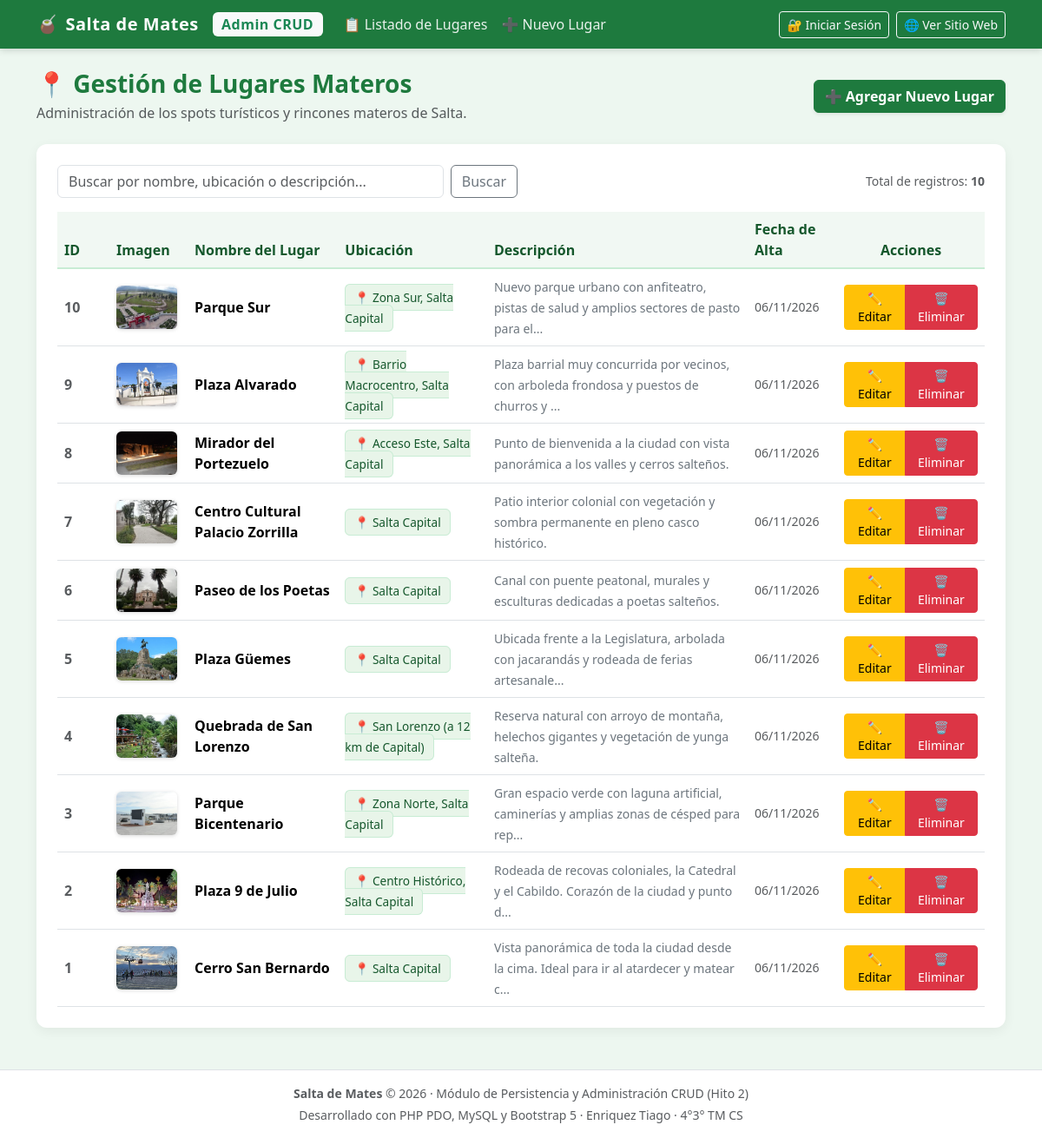
The app's page /admin/index.php with its own data.
### tables this page shows
CREATE TABLE IF NOT EXISTS `lugares` (
  `id` INT AUTO_INCREMENT PRIMARY KEY,
  `usuario_id` INT NULL,
  `nombre` VARCHAR(150) NOT NULL,
  `ubicacion` VARCHAR(200) NOT NULL,
  `descripcion` TEXT NOT NULL,
  `historia` TEXT NULL,
  `imagen` VARCHAR(255) DEFAULT 'cerro.jpg',
  `creado_en` TIMESTAMP DEFAULT CURRENT_TIMESTAMP,
  CONSTRAINT `fk_lugares_usuarios` 
    FOREIGN KEY (`usuario_id`) REFERENCES `usuarios` (`id`) 
    ON DELETE SET NULL ON UPDATE CASCADE
);

### admin/index.php (the view, shortened to what this page needs)
<?php
require_once '../config/conexion.php';
$busqueda = trim($_GET['q'] ?? '');
if (!empty($busqueda)) {
    $stmt = $pdo->prepare("SELECT * FROM lugares WHERE nombre LIKE :q OR ubicacion LIKE :q OR descripcion LIKE :q ORDER BY id DESC");
    $stmt->execute([':q' => "%" . $busqueda . "%"]);
} else {
    $stmt = $pdo->query("SELECT * FROM lugares ORDER BY id DESC");
}
$lugares = $stmt->fetchAll();
$total_registros = count($lugares);
require_once 'header.php';
?>
<div class="container">
    <div class="d-flex flex-column flex-md-row justify-content-between align-items-md-center gap-3 mb-4">
        <div>
            <h1 class="h3 fw-bold mb-1" style="color: var(--verde-primario);">📍 Gestión de Lugares Materos</h1>
            <p class="text-muted mb-0">Administración de los spots turísticos y rincones materos de Salta.</p>
        </div>
        <div class="d-flex gap-2">
            <a href="crear.php" class="btn btn-verde d-inline-flex align-items-center gap-1 shadow-sm">
                <span>➕</span> Agregar Nuevo Lugar
            </a>
        </div>
    </div>
    <div class="card card-custom p-3 p-md-4 mb-4">
        <div class="row align-items-center mb-3 g-2">
            <div class="col-12 col-md-6">
                <form method="GET" action="index.php" class="d-flex gap-2">
                    <input
                        type="text"
                        name="q"
                        class="form-control"
                        placeholder="Buscar por nombre, ubicación o descripción..."
                        value="<?= htmlspecialchars($busqueda, ENT_QUOTES, 'UTF-8') ?>"
                    >
                    <button type="submit" class="btn btn-outline-secondary">Buscar</button>
                </form>
            </div>
            <div class="col-12 col-md-6 text-md-end text-muted small">
                Total de registros: <strong><?= $total_registros ?></strong>
            </div>
        </div>
        <div class="table-responsive">
            <table class="table table-hover align-middle mb-0">
                <thead>
                    <tr>
                        <th style="width: 60px;">ID</th>
                        <th style="width: 90px;">Imagen</th>
                        <th>Nombre del Lugar</th>
                        <th>Ubicación</th>
                        <th>Descripción</th>
                        <th>Fecha de Alta</th>
                        <th class="text-center" style="width: 170px;">Acciones</th>
                    </tr>
                </thead>
                <tbody>
                    <?php if (empty($lugares)): ?>
                        <tr>
                            <td colspan="7" class="text-center py-4 text-muted">
                                <em>No se encontraron registros de lugares en la base de datos.</em>
                                <br>
                                <a href="crear.php" class="btn btn-sm btn-verde mt-2">Agregar el primer lugar</a>
                            </td>
                        </tr>
                    <?php else: ?>
                        <?php foreach ($lugares as $item): ?>
                            <?php
                                $img_archivo = !empty($item['imagen']) ? $item['imagen'] : 'cerro.jpg';
                                $img_src = (strpos($img_archivo, 'http') === 0) ? $img_archivo : '../img/' . $img_archivo;
                            ?>
                            <tr>
                                <td class="fw-bold text-muted"><?= htmlspecialchars($item['id'], ENT_QUOTES, 'UTF-8') ?></td>
                                <td>
                                    <img
                                        src="<?= htmlspecialchars($img_src, ENT_QUOTES, 'UTF-8') ?>"
                                        alt="<?= htmlspecialchars($item['nombre'], ENT_QUOTES, 'UTF-8') ?>"
                                        class="img-thumb-preview"
                                        onerror="this.src='../img/cerro.jpg';"
                                    >
                                </td>
                                <td>
                                    <strong><?= htmlspecialchars($item['nombre'], ENT_QUOTES, 'UTF-8') ?></strong>
                                </td>
                                <td>
                                    <span class="badge-lugar">
                                        📍 <?= htmlspecialchars($item['ubicacion'], ENT_QUOTES, 'UTF-8') ?>
                                    </span>
                                </td>
                                <td>
                                    <small class="text-secondary">
                                        <?= htmlspecialchars(mb_strimwidth($item['descripcion'], 0, 90, '...'), ENT_QUOTES, 'UTF-8') ?>
                                    </small>
                                </td>
                                <td class="text-muted small">
                                    <?= htmlspecialchars(date('d/m/Y', strtotime($item['creado_en'] ?? 'now')), ENT_QUOTES, 'UTF-8') ?>
                                </td>
                                <td class="text-center">
                                    <div class="btn-group btn-group-sm" role="group">
                                        <a
                                            href="editar.php?id=<?= htmlspecialchars($item['id'], ENT_QUOTES, 'UTF-8') ?>"
                                            class="btn btn-warning"
                                            title="Editar información"
                                        >
                                            ✏️ Editar
                                        </a>
                                        <a
                                            href="eliminar.php?id=<?= htmlspecialchars($item['id'], ENT_QUOTES, 'UTF-8') ?>"
                                            class="btn btn-danger"
                                            onclick="return confirm('¿Confirma que desea eliminar el lugar \'<?= htmlspecialchars(addslashes($item['nombre']), ENT_QUOTES, 'UTF-8') ?>\'? Esta acción no se puede deshacer.');"
                                            title="Eliminar registro"
                                        >
                                            🗑️ Eliminar
                                        </a>
                                    </div>
                                </td>
                            </tr>
                        <?php endforeach; ?>
                    <?php endif; ?>
                </tbody>
            </table>
        </div>
    </div>
</div>
<?php require_once 'footer.php'; ?>

### admin/header.php (shortened to what this page needs)
<!DOCTYPE html>
<html lang="es">
<head>
    <link href="https://cdn.jsdelivr.net/npm/bootstrap@5.3.3/dist/css/bootstrap.min.css" rel="stylesheet">
</head>
<body>
    <nav class="navbar navbar-expand-lg navbar-dark navbar-admin">
        <div class="container">
            <a class="navbar-brand d-flex align-items-center gap-2" href="index.php">
                <span>🧉</span> Salta de Mates <span class="badge bg-light text-success ms-2 fs-6">Admin CRUD</span>
            </a>
            <div class="collapse navbar-collapse" id="adminNavbar">
                <ul class="navbar-nav me-auto mb-2 mb-lg-0">
                    <li class="nav-item">
                        <a class="nav-link" href="index.php">📋 Listado de Lugares</a>
                    </li>
                    <li class="nav-item">
                        <a class="nav-link" href="crear.php">➕ Nuevo Lugar</a>
                    </li>
                </ul>
                <div class="d-flex align-items-center gap-2">
                    <?php if (isset($_SESSION['usuario_nombre'])): ?>
                        <span class="text-white small me-2">
                            👤 <strong><?= htmlspecialchars($_SESSION['usuario_nombre'], ENT_QUOTES, 'UTF-8') ?></strong>
                        </span>
                        <a href="../logout.php" class="btn btn-sm btn-outline-warning" title="Cerrar Sesión">
                            🚪 Salir
                        </a>
                    <?php else: ?>
                        <a href="../login.php" class="btn btn-sm btn-outline-light">
                            🔐 Iniciar Sesión
                        </a>
                    <?php endif; ?>
                    <a href="../index.php" class="btn btn-sm btn-outline-light">
                        🌐 Ver Sitio Web
                    </a>
                </div>
            </div>
        </div>
    </nav>
    <main class="main-content py-4">

### admin/footer.php (shortened to what this page needs)
    </main>
    <footer class="bg-white py-3 border-top mt-auto text-center text-muted small">
        <div class="container">
            <p class="mb-1"><strong>Salta de Mates</strong> &copy; <?= date('Y') ?> · Módulo de Persistencia y Administración CRUD (Hito 2)</p>
            <p class="mb-0">Desarrollado con PHP PDO, MySQL y Bootstrap 5 · Enriquez Tiago · 4°3° TM CS</p>
        </div>
    </footer>
</body>
</html>

### admin/header.php (style rules this page uses)
:root { --verde-primario: #1e7a3e; --verde-oscuro: #15572c; --verde-claro: #edf7f0; --verde-borde: #c8ecd4; }
body { background-color: var(--verde-claro); font-family: 'Segoe UI', system-ui, -apple-system, sans-serif; color: #212529; min-height: 100vh; display: flex; flex-direction: column; }
.navbar-admin { background-color: var(--verde-primario); box-shadow: 0 2px 8px rgba(0,0,0,0.15); }
.navbar-brand { font-weight: 700; color: #ffffff !important; letter-spacing: 0.5px; }
.nav-link { color: rgba(255,255,255,0.9) !important; font-weight: 500; transition: color 0.2s; }
.btn-verde { background-color: var(--verde-primario); color: #ffffff; border: 1px solid var(--verde-primario); font-weight: 600; }
.card-custom { border: none; border-radius: 12px; box-shadow: 0 4px 14px rgba(0,0,0,0.06); background: #ffffff; }
.table thead th { background-color: #f1f8f3; color: var(--verde-oscuro); font-weight: 600; border-bottom: 2px solid var(--verde-borde); }
.badge-lugar { background-color: #e8f5e9; color: var(--verde-oscuro); font-size: 0.85rem; padding: 5px 10px; border-radius: 6px; border: 1px solid var(--verde-borde); }
.img-thumb-preview { width: 70px; height: 50px; object-fit: cover; border-radius: 6px; box-shadow: 0 1px 4px rgba(0,0,0,0.15); }
main.main-content { flex: 1 0 auto; }

### records on screen
lugares: id "10", imagen (picture), nombre "Parque Sur", ubicacion "Zona Sur, Salta Capital", descripcion "Nuevo parque urbano con anfiteatro, pistas de salud y amplios sectores de pasto para el...", creado_en "06/11/2026"
lugares: id "9", imagen (picture), nombre "Plaza Alvarado", ubicacion "Barrio Macrocentro, Salta Capital", descripcion "Plaza barrial muy concurrida por vecinos, con arboleda frondosa y puestos de churros y ...", creado_en "06/11/2026"
lugares: id "8", imagen (picture), nombre "Mirador del Portezuelo", ubicacion "Acceso Este, Salta Capital", descripcion "Punto de bienvenida a la ciudad con vista panorámica a los valles y cerros salteños.", creado_en "06/11/2026"
lugares: id "7", imagen (picture), nombre "Centro Cultural Palacio Zorrilla", ubicacion "Salta Capital", descripcion "Patio interior colonial con vegetación y sombra permanente en pleno casco histórico.", creado_en "06/11/2026"
lugares: id "6", imagen (picture), nombre "Paseo de los Poetas", ubicacion "Salta Capital", descripcion "Canal con puente peatonal, murales y esculturas dedicadas a poetas salteños.", creado_en "06/11/2026"
lugares: id "5", imagen (picture), nombre "Plaza Güemes", ubicacion "Salta Capital", descripcion "Ubicada frente a la Legislatura, arbolada con jacarandás y rodeada de ferias artesanale...", creado_en "06/11/2026"
lugares: id "4", imagen (picture), nombre "Quebrada de San Lorenzo", ubicacion "San Lorenzo (a 12 km de Capital)", descripcion "Reserva natural con arroyo de montaña, helechos gigantes y vegetación de yunga salteña.", creado_en "06/11/2026"
lugares: id "3", imagen (picture), nombre "Parque Bicentenario", ubicacion "Zona Norte, Salta Capital", descripcion "Gran espacio verde con laguna artificial, caminerías y amplias zonas de césped para rep...", creado_en "06/11/2026"
lugares: id "2", imagen (picture), nombre "Plaza 9 de Julio", ubicacion "Centro Histórico, Salta Capital", descripcion "Rodeada de recovas coloniales, la Catedral y el Cabildo. Corazón de la ciudad y punto d...", creado_en "06/11/2026"
lugares: id "1", imagen (picture), nombre "Cerro San Bernardo", ubicacion "Salta Capital", descripcion "Vista panorámica de toda la ciudad desde la cima. Ideal para ir al atardecer y matear c...", creado_en "06/11/2026"

### other values on screen
$total_registros "10"
